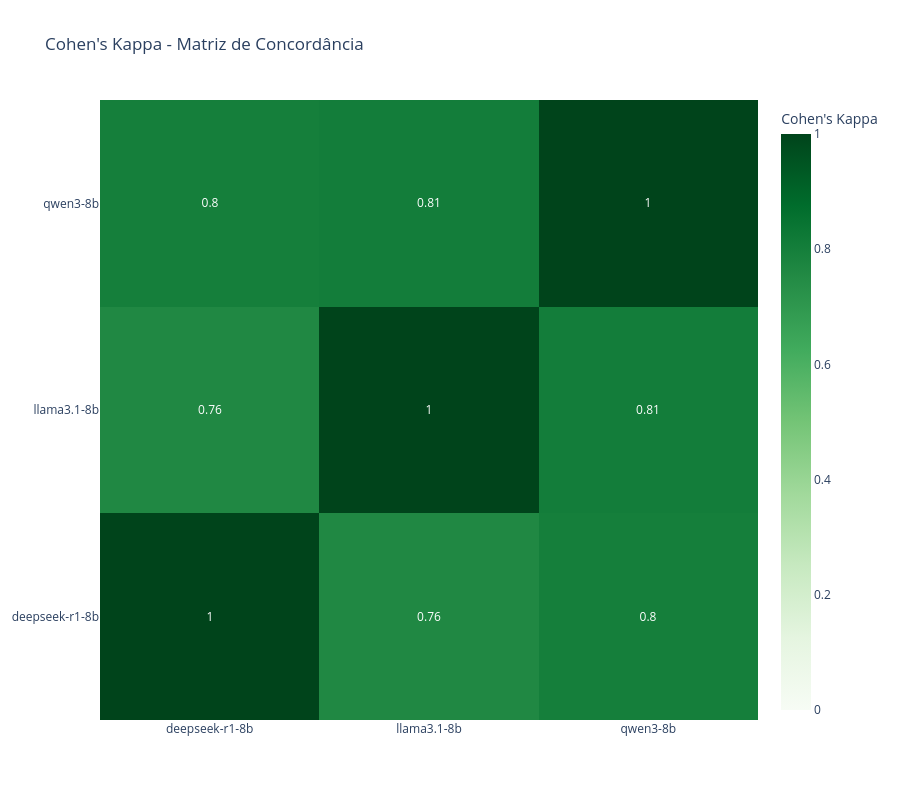

This figure's notebook cell:
### Markdown cell above
### - Cohens Kappa

### Code cell
logger.info("\n📊 Gerando heatmap de Cohens_Kappa...")
visualizer.plot_kappa_heatmap(
    kappa_df=report['cohens_kappa']
)

### Figure 1 — Plotly figure (JSON) as saved in the notebook; plotly's stock layout.template omitted (floating-point values rounded to 4 significant figures)
{"data": [{"colorbar": {"title": {"text": "Cohen's Kappa"}}, "colorscale": [[0, "rgb(247,252,245)"], [0.125, "rgb(229,245,224)"], [0.25, "rgb(199,233,192)"], [0.375, "rgb(161,217,155)"], [0.5, "rgb(116,196,118)"], [0.625, "rgb(65,171,93)"], [0.75, "rgb(35,139,69)"], [0.875, "rgb(0,109,44)"], [1, "rgb(0,68,27)"]], "text": [[1, 0.76, 0.8], [0.76, 1, 0.81], [0.8, 0.81, 1]], "texttemplate": "%{text}", "type": "heatmap", "x": ["deepseek-r1-8b", "llama3.1-8b", "qwen3-8b"], "y": ["deepseek-r1-8b", "llama3.1-8b", "qwen3-8b"], "z": [[1, 0.7615, 0.7988], [0.7615, 1, 0.8072], [0.7988, 0.8072, 1]], "zmax": 1, "zmin": 0}], "layout": {"height": 800, "title": {"text": "Cohen's Kappa - Matriz de Concordância"}, "width": 900}}
